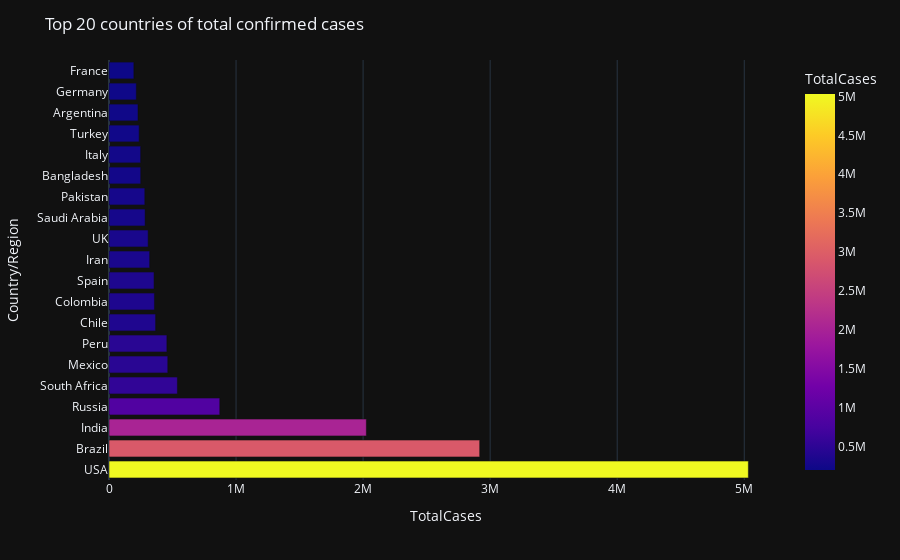

The notebook cell this image was saved under:
### Code cell
fig = px.bar(world_data.iloc[0:20], x='TotalCases', y='Country/Region',color='TotalCases')
fig.update_layout(template="plotly_dark", title_text="Top 20 countries of total confirmed cases")
fig.show()

### Figure 1 — Plotly figure (JSON) as saved in the notebook; plotly's stock layout.template omitted (floating-point values rounded to 4 significant figures)
{"data": [{"alignmentgroup": "True", "hovertemplate": "TotalCases=%{marker.color}<br>Country/Region=%{y}<extra></extra>", "legendgroup": "", "marker": {"color": [5032179, 2917562, 2025409, 871894, 538184, 462690, 455409, 366671, 357710, 354530, 320117, 308134, 284226, 281863, 249651, 249204, 237265, 228195, 215210, 195633], "coloraxis": "coloraxis", "pattern": {"shape": ""}}, "name": "", "offsetgroup": "", "orientation": "h", "showlegend": false, "textposition": "auto", "type": "bar", "x": [5032179, 2917562, 2025409, 871894, 538184, 462690, 455409, 366671, 357710, 354530, 320117, 308134, 284226, 281863, 249651, 249204, 237265, 228195, 215210, 195633], "xaxis": "x", "y": ["USA", "Brazil", "India", "Russia", "South Africa", "Mexico", "Peru", "Chile", "Colombia", "Spain", "Iran", "UK", "Saudi Arabia", "Pakistan", "Bangladesh", "Italy", "Turkey", "Argentina", "Germany", "France"], "yaxis": "y"}], "layout": {"barmode": "relative", "coloraxis": {"colorbar": {"title": {"text": "TotalCases"}}, "colorscale": [[0, "#0d0887"], [0.1111, "#46039f"], [0.2222, "#7201a8"], [0.3333, "#9c179e"], [0.4444, "#bd3786"], [0.5556, "#d8576b"], [0.6667, "#ed7953"], [0.7778, "#fb9f3a"], [0.8889, "#fdca26"], [1, "#f0f921"]]}, "legend": {"tracegroupgap": 0}, "margin": {"t": 60}, "title": {"text": "Top 20 countries of total confirmed cases"}, "xaxis": {"anchor": "y", "domain": [0, 1], "title": {"text": "TotalCases"}}, "yaxis": {"anchor": "x", "domain": [0, 1], "title": {"text": "Country/Region"}}}}
